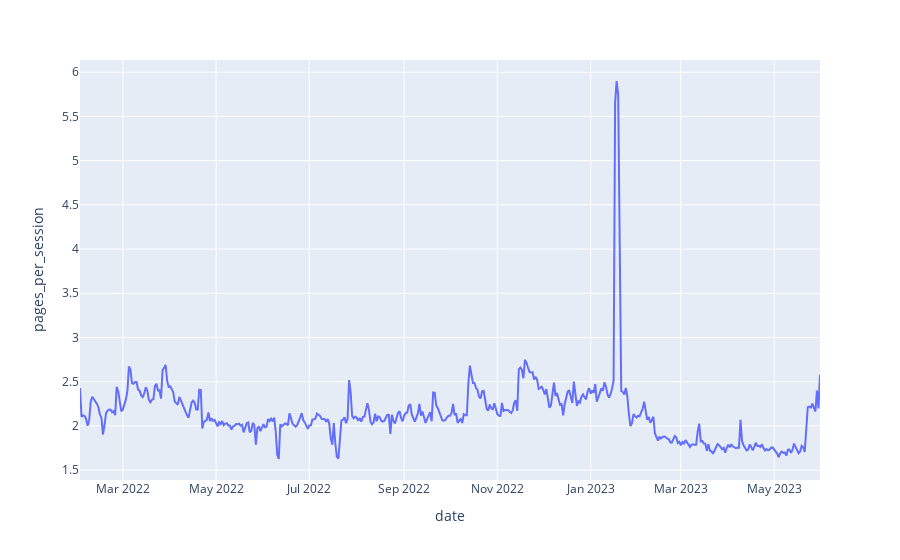

The cell this chart's notebook holds for it:
### Code cell
# grammys graph
px.line(grammys, x='date',y='pages_per_session')

### Figure 1 — Plotly figure (JSON) as saved in the notebook; plotly's stock layout.template omitted (floating-point values rounded to 4 significant figures; data arrays with more than 128 entries replaced by an {"elided": "..."} marker saying what was removed)
{"data": [{"hovertemplate": "date=%{x}<br>pages_per_session=%{y}<extra></extra>", "legendgroup": "", "line": {"color": "#636efa", "dash": "solid"}, "marker": {"symbol": "circle"}, "mode": "lines", "name": "", "orientation": "v", "showlegend": false, "type": "scatter", "x": {"elided": "485 str values"}, "xaxis": "x", "y": {"elided": "485 float values"}, "yaxis": "y"}], "layout": {"autosize": true, "legend": {"tracegroupgap": 0}, "margin": {"t": 60}, "xaxis": {"anchor": "y", "autorange": true, "domain": [0, 1], "range": ["2022-02-01", "2023-05-31"], "title": {"text": "date"}, "type": "date"}, "yaxis": {"anchor": "x", "autorange": true, "domain": [0, 1], "range": [1.388, 6.138], "title": {"text": "pages_per_session"}, "type": "linear"}}}
